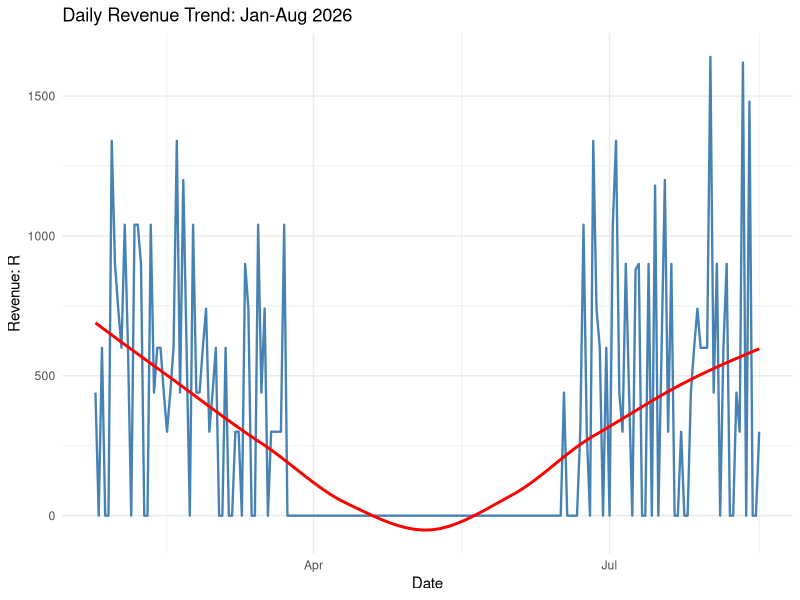

Source code (R):
setwd('C:/Users/tshep/mobile_carwash/data/analytics/revenue_datasets')
daily_revenue=read.csv('01_daily_revenue.csv', header = TRUE)
weekly_revenue=read.csv('02_weekly_revenue.csv', header = TRUE)

#ENSURE PAYMENT_DATE IS DATA TYPE
daily_revenue$payment_date=as.Date(daily_revenue$payment_date)

#COUNT CONSECUTIVE ZEROS
daily_revenue$gap= ave(daily_revenue$payment_amount==0,
                       cumsum(daily_revenue$payment_amount!=0),
                       FUN = cumsum)

#IDENTIFY GAPS LONGER 7 DAYS
long_zeros=daily_revenue[daily_revenue$gap>7, ]
long_zeros

library(ggplot2)
ggplot(daily_revenue, aes(x=payment_date, y=payment_amount))+
  geom_line(color="steelblue", linewidth=0.8)+
  geom_smooth(method = "loess", se=FALSE, color="red")+
  labs(title = "Daily Revenue Trend: Jan-Aug 2026",
       x="Date",
       y="Revenue: R")+theme_minimal()
